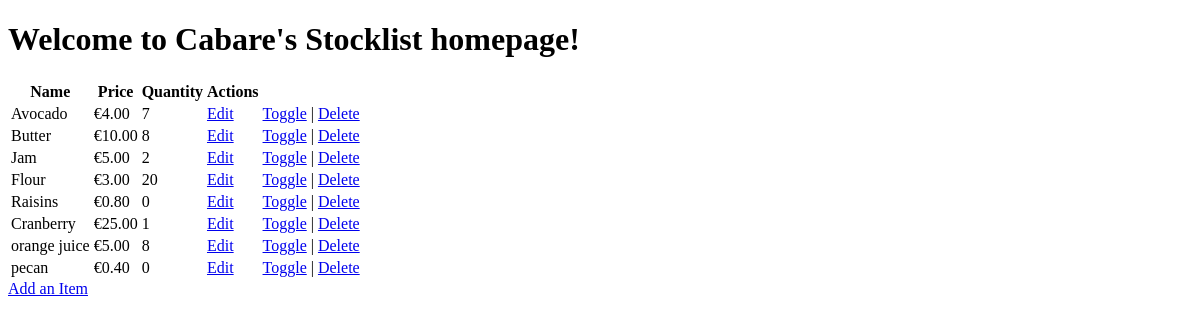
Before: / with the older database file.
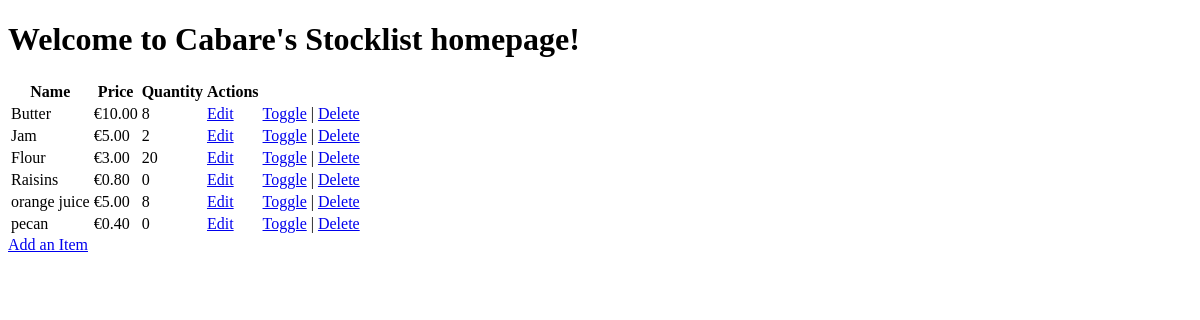
After: the same page with the newer database file.
### stocklist/models.py (models this page shows, shortened)
class Item(models.Model):
    name = models.CharField(max_length=200, null=False, blank=False)
    price = models.DecimalField(max_digits=10, decimal_places=2, null=False, blank=False)
    quantity = models.PositiveIntegerField(default=0)
    status = models.BooleanField(default=True)  # Add status field (True for active, False for inactive)

### stocklist/views.py (the view)
# urls.py: 2. Add a URL to urlpatterns:  path('', views.home, name='home')
def home(request):
    items = Item.objects.all()
    welcome_message = "Welcome to Cabare's Stocklist homepage!"
    context = {
        'welcome_message': welcome_message,
        'items': items,  # Provide the items queryset to be used in the template
    }
    return render(request, 'home.html', context)

### stocklist/templates/home.html (shortened to what this page needs)
<!DOCTYPE html>
<html>
  <head>
  </head>
    <h1>{{ welcome_message }}</h1>
    {% if items %}
      <table>
        <thead>
          <tr>
            <th>Name</th>
            <th>Price</th>
            <th>Quantity</th>
            <th>Actions</th>
          </tr>
        </thead>
        <tbody>
          {% for item in items %}
            <tr>
              <td>{{ item.name }}</td>
              <td>&euro;{{ item.price }}</td>
              <td>{{ item.quantity }}</td>
              <td><a href="{% url 'edit_item' item.id %}">Edit</a></td>
              <td>
                <a href="{% url 'toggle_item_status' item.id %}">Toggle</a> |
                <a href="{% url 'delete_item' item.id %}">Delete</a>
              </td>
            </tr>
          {% endfor %}
        </tbody>
      </table>
    {% else %}
      <p>No items available</p>
    {% endif %}
    <a href="/add">Add an Item</a>
  </body>
</html>

Changed rows visible on the page:
removed Item: name "Avocado", price "4.00", quantity "7"
removed Item: name "Cranberry", price "25.00", quantity "1"
